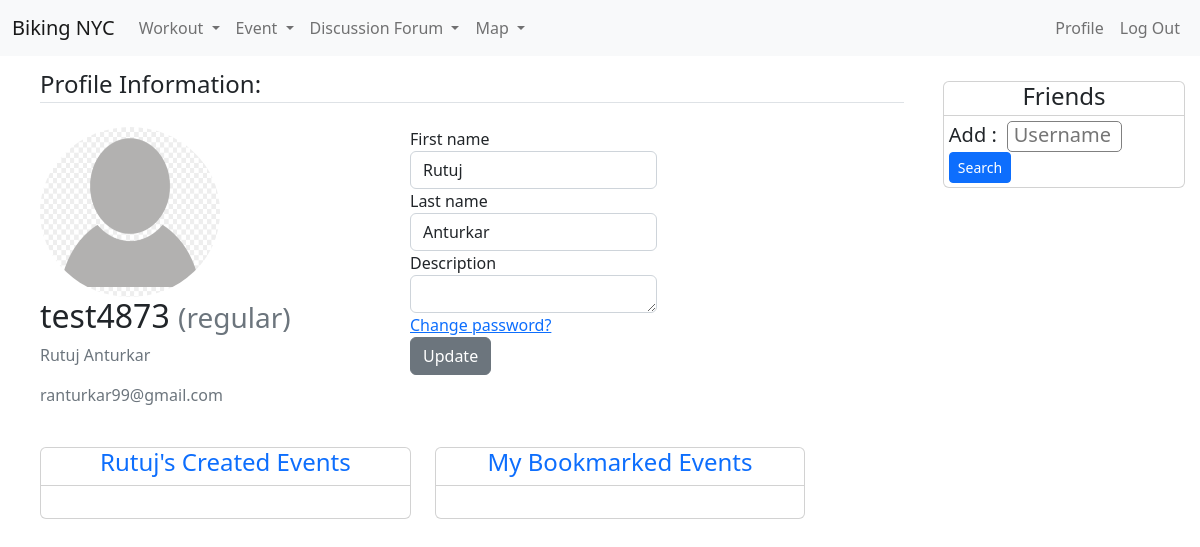
The app's page /profile/test4873 (signed in), older data.
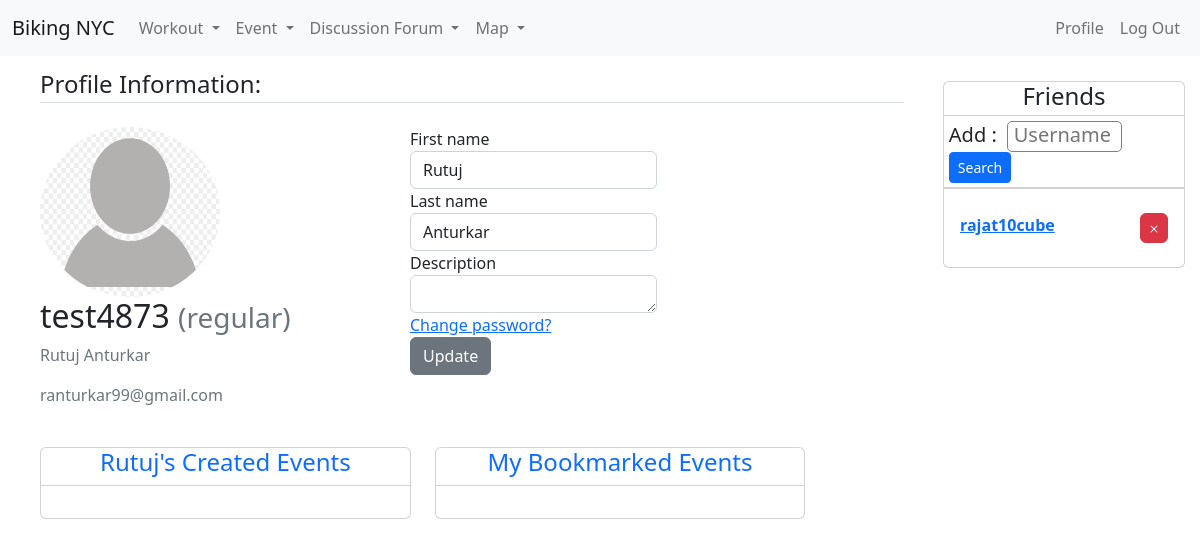
The same page, newer data.
### bikingapp/models.py (models this page shows)
class FriendMgmt(models.Model):
    from_user = models.ForeignKey(
        CustomUser,
        related_name="from_user",
        on_delete=models.SET_NULL,
        null=True,
        blank=True,
    )
    to_user = models.ForeignKey(
        CustomUser,
        related_name="to_user",
        on_delete=models.SET_NULL,
        null=True,
        blank=True,
    )

class CustomUser(AbstractUser):
    def image_upload_to(self, instance=None):
        if instance:
            return os.path.join("Users", self.username, instance)
        return None
    STATUS = (
        ("regular", "regular"),
        ("subscriber", "subscriber"),
        ("moderator", "moderator"),
    )
    email = models.EmailField(unique=True)
    status = models.CharField(max_length=100, choices=STATUS, default="regular")
    description = models.TextField(
        "Description", max_length=600, default="", blank=True
    )
    image = models.ImageField(default="default/user.jpg", upload_to=image_upload_to)
    def __str__(self):
        return self.username

### bikingapp/views.py (the view)
# urls.py: path("profile/<username>", views.profile, name="profile"),
@login_required
def profile(request, username):
    if request.method == "POST":
        if "update_description" in request.POST:
            user = request.user
            form = UserUpdateForm(request.POST, request.FILES, instance=user)
            if form.is_valid():
                user_form = form.save()
                messages.success(
                    request, f"{user_form.username}, Your profile has been updated!"
                )
                return redirect("profile", user_form.username)
            for error in list(form.errors.values()):
                messages.error(request, error)
        elif "add_friends" in request.POST:
            form = FriendMgmtForm(request.POST)
            if form.is_valid():
                friend_username = form.cleaned_data["friend_username"]
                if (
                    models.CustomUser.objects.filter(username=friend_username).first()
                    is not None
                    and friend_username != request.user.username
                ):
                    obj = models.FriendMgmt(
                        from_user=request.user,
                        to_user=models.CustomUser.objects.filter(
                            username=friend_username
                        ).first(),
                    )
                    if not models.FriendMgmt.objects.filter(
                        from_user=request.user,
                        to_user=models.CustomUser.objects.filter(
                            username=friend_username
                        ).first(),
                    ).exists():
                        obj.save()
                return HttpResponseRedirect("/profile/" + username)
    else:
        friendsform = FriendMgmtForm()
    created_events = models.Event.objects.filter(created_by=username)
    bookmarked_events = models.BookmarkEvent.objects.filter(user=request.user)
    user = get_user_model().objects.filter(username=username).first()
    if user:
        update_profile_form = UserUpdateForm(instance=user)
        update_profile_form.fields["description"].widget.attrs = {"rows": 1}
        friends1 = models.FriendMgmt.objects.filter(from_user=request.user)
        return render(
            request=request,
            template_name="profile.html",
            context={
                "form": update_profile_form,
                "friends": {"form": friendsform, "friends_list": friends1},
                "created_events": created_events,
                "bookmarked_events": bookmarked_events,
                "page_user": user,
            },
        )
    return redirect("homepage")

### bikingapp/forms.py
class UserUpdateForm(forms.ModelForm):
    class Meta:
        model = get_user_model()
        fields = ["first_name", "last_name", "image", "description"]

### bikingapp/templates/profile.html (shortened to what the changed rows need)
{% extends "base.html" %}
{% load crispy_forms_tags %}
{% block content %}
<div class="content-section col-lg-12 col-md-12 col-sm-12 tutorial-style" style="min-height:65vh;">
    <div class="row">
        <div class="col-9">
            <form method="POST" enctype="multipart/form-data">
                <div class="row">
                    <div class="col-5">
                        <div class="media">
                            <div class="media-body">
                                <h2 class="account-heading">{{ form.instance.username }}
                                    <small class="text-muted">({{ form.instance.status }})</small>
                                </h2>
                            </div>
                        </div>
                    </div>
                </div>
            </form>
        </div>
        <div class="col-3">
            {% if user.username == form.instance.username %}
            <div class="card" style="margin: 15px; z-index: 99; max-width: 100%; min-width: 25%;">
                <h5 class=" card-subtitle list-group list-group-flush" style="padding: 2%;">
                    <form action="" method="post">
                        {{ friends.form }}
                    </form>
                </h5>
                {% for k in friends.friends_list %}
                <ul class="card-body list-group list-group-flush">
                    <li class="list-group-item">
                        <div class="row">
                            <div class="col-10">
                                <b><a href="/profile/{{k.to_user.username}}">{{k.to_user.username}}</a></b>
                            </div>
                            <div class="col-2">
                                <button data-friend_username="{{k.to_user.username}}"
                                    class="btn btn-danger add-btn remove-friend"
                                    style="padding: 5px;padding-top:1px;padding-bottom:3px"></button>
                            </div>
                        </div>
                    </li>
                </ul>
                {% endfor %}
            </div>
            {% endif %}
        </div>
    </div>
    <br>
</div>
{% endblock content %}

Row changes from the older to the newer data that the page shows:
added FriendMgmt: to_user.username "rajat10cube"
